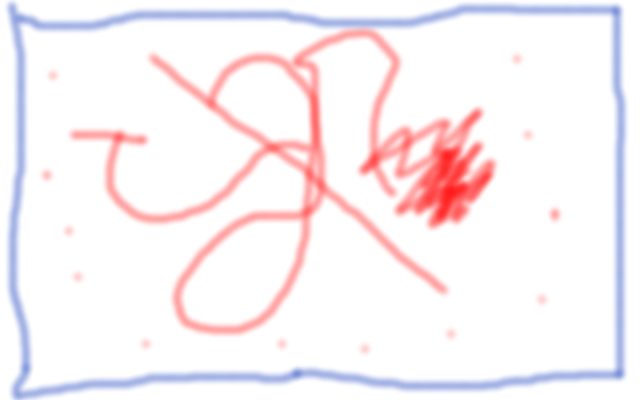
#> input picture exampleImage.png, 640 x 400 px
$ python example.py
#> lines starting #> are read from the running program, lines starting #| are printed output that depends on the picture
### pysentation.py
#!/usr/bin/env python3


import numpy as np
import os
import errno
import matplotlib as mpl
import matplotlib.pyplot as plt
import matplotlib.image as mpimg
plt.style.use('mplstyle') # file in this dir


class presentation:
  # add slides to an instance of this class and then render them all here

  def __init__(self,outDir,showSlideNo=True):
    self.slideCounter=0 # counter of the slides
    self.slideNo=0 # counter of the visual page number
    self.showSlideNo=showSlideNo # show the page number

    self.fontSize=22
    self.fontSizeLarge=34
    self.fontSizeSmall=18

    self.mkdir(outDir)
    self.outDir=outDir

    # widescreen format 16:9. change slide size here
    self.slideWidth=13.333 # inches
    self.slideHeight=7.5 # inches
    self.dpi=300 # image resolution in dots per inch

    return

  def addSlide(self,slide,arg=None,newSlideNo=True):
    # slide is a function
    # set newSlideNo=False if the slide number should be the same as on the previous slide


    fig=plt.figure(figsize=(self.slideWidth, self.slideHeight))
    self.fig=fig # current slide canvas
    slide(fig,self,arg) # execute the passed function to populate the slide

    if newSlideNo:
      self.slideNo +=1
    if self.showSlideNo:
      # dont write slide number as a fraction of the total. It makes people look forward to the end.
      fig.text(0.95,0.03,'%i' %self.slideNo, va='bottom',ha='right',fontsize=self.fontSizeSmall)
    plt.savefig(self.outDir+'/slide%04i.png' %self.slideCounter,dpi=self.dpi) # maybe jpg would be smaller? requires pillow
    self.slideCounter +=1
    return

  def embeddImage(self,theFile,x,y,scale=1.,anchor='SW',thisax=None):
    # put an image on the slide
    # x,y is the lower left corner in fractions of page size
    im=mpimg.imread(theFile)
    if thisax==None:
        shape=im.shape
        nx=shape[0]; ny=shape[1]
        Lx=nx/float(self.dpi) # x-extent of the image in inches
        Ly=ny/float(self.dpi) # y-extent of the image in inches
        Lx /= self.slideWidth # x-extent of the imege in fraction of the slide
        Ly /= self.slideHeight# y-extent of the imege in fraction of the slide
        Lx*=scale
        Ly*=scale
        if anchor=='SW':
            x=x; y=y
        elif anchor=='C':
            # Still defining the SW corner
            x-=(Lx/2.)
            y-=(Ly/2.)
        else:
            raise ValueError('Anchor for embeddImage not defined')
        thisax=self.fig.add_axes([x,y,Lx,Ly]) # x,y,w,h
        thisax.axis('off')
    thisax.imshow(im)
    thisax.set_aspect('equal', adjustable='box', anchor=anchor) # so that the passed x,y marks the lower left corner
    # possible anchors: N,W,S,E, C, NW,NE,SW,SW. but this is just within the axes
    return thisax

  # [27 lines left out: functions drawArrow, printSlideGrid, not called in this run]

  def title(self,theStr,x=0.05,y=0.9): # change default postion here
    # add a title to a slide of this presentation
    self.fig.text(x,y,theStr,va='center',ha='left',fontsize=self.fontSizeLarge)
    return


  def mkdir(self,thedir):
    try:
        os.makedirs(thedir)
    except OSError as e:
        if e.errno != errno.EEXIST:
            raise

### example_plot.py

import numpy as np

def titlepage(fig,pres,arg): # define a slide
  # fig is the figure canvas for this slide
  # pres is the instance of the presentation to access certain functions here

  fig.text(0.5,0.6,'Example of using pyplot to create \npresentation slides as image files',
    va='center',ha='center',fontsize=pres.fontSizeLarge)
  fig.text(0.5,0.3,'29. September 2020',va='center',ha='center')

  return

def slide(fig,pres,arg):
  # fig is the figure canvas for this slide
  # pres is the instance of the presentation to access certain functions here

  if np.any(arg==None):
    myVaryingParamter=2.
  else:
    myVaryingParamter=arg
    fig.text(0.6,0.7,'Dramatic change!')

  pres.title('What a test!')

  thisax=fig.add_axes([0.1,0.15,0.34,0.6]) # x,y,w,h
  thisax.plot([0,1],[myVaryingParamter,1],'k--')
  thisax.set_xlabel('$x$')
  thisax.set_ylabel('$y$',labelpad=10.)
  thisax.set_xlim([0,1])
  thisax.set_ylim([0,3])

  thisax=fig.add_axes([0.6,0.15,0.34,0.6]) # x,y,w,h
  thisax.plot([0,1],[myVaryingParamter,3],'g--')
  thisax.set_xlabel('$x$')
  thisax.set_ylabel('$y$',labelpad=10.)
  thisax.set_xlim([0,1])
  thisax.set_ylim([0,3])

  #pres.printSlideGrid() # for orientation/aligning
  return

### example_image.py


def slide(fig,pres,arg):
  # fig is the figure canvas for this slide
  # pres is the instance of the presentation to access certain functions here

  pres.title('Embedding an image file')

  pres.embeddImage('exampleImage.png',x=0.5,y=0.3,scale=3.)
  fig.text(0.5,0.7,'Clearly the coolest drawing ever',ha='right',rotation=45)

  #pres.printSlideGrid() # for orientation/aligning
  return

### example.py
#!/usr/bin/env python3

# run this to create the example presentation
# individual slides are defined in imported files

from pysentation import presentation
p=presentation('slides') # an instance of the presentation class

# import and create two slides
import example_plot
p.addSlide(example_plot.titlepage)
p.addSlide(example_plot.slide)
#> call 2 of addSlide, with newSlideNo = True
#> in addSlide (call 2), `plt.savefig(self.outDir+'/slide%04i.png' %self.slideCounter,dpi=self.d..`:
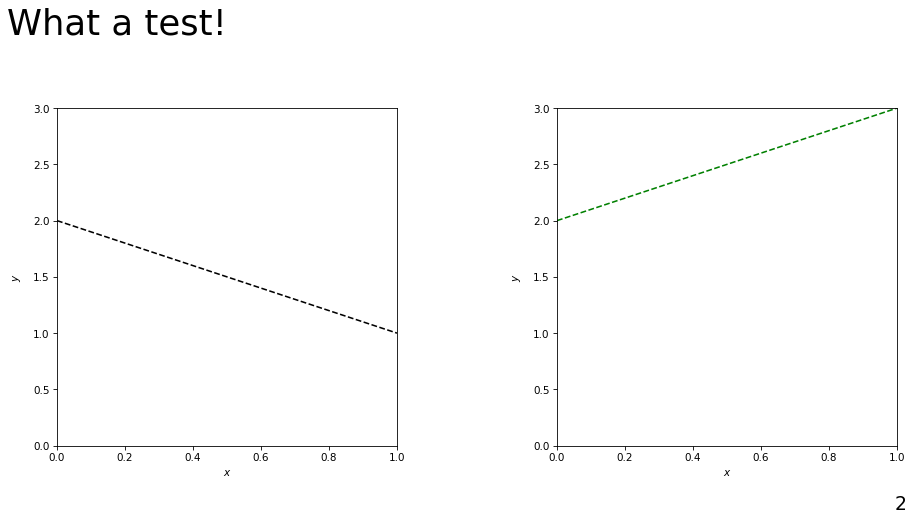
#> figure drawn by matplotlib, 2 panels

# draw the same slide again, but illustrate a change
# the function "slide" interprets arg. In this case as a number.
p.addSlide(example_plot.slide,arg=2.5)
#> call 3 of addSlide, with arg = 2.5, newSlideNo = True
#> in addSlide (call 3), `plt.savefig(self.outDir+'/slide%04i.png' %self.slideCounter,dpi=self.d..`:
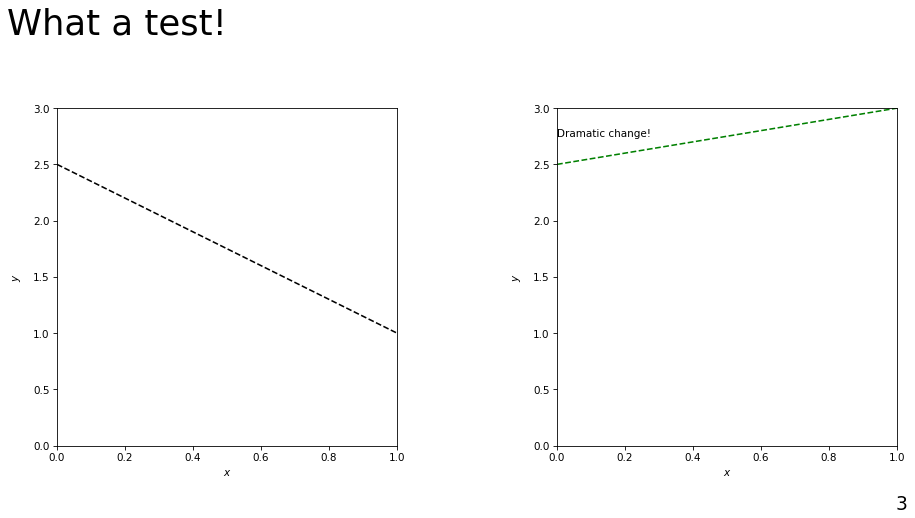
#> figure drawn by matplotlib, 2 panels

# import and create another slide
import example_image
p.addSlide(example_image.slide)
#> in embeddImage, im is the input picture: shape (400, 640, 3) float32; mean R, G, B 0.975, 0.942, 0.955
